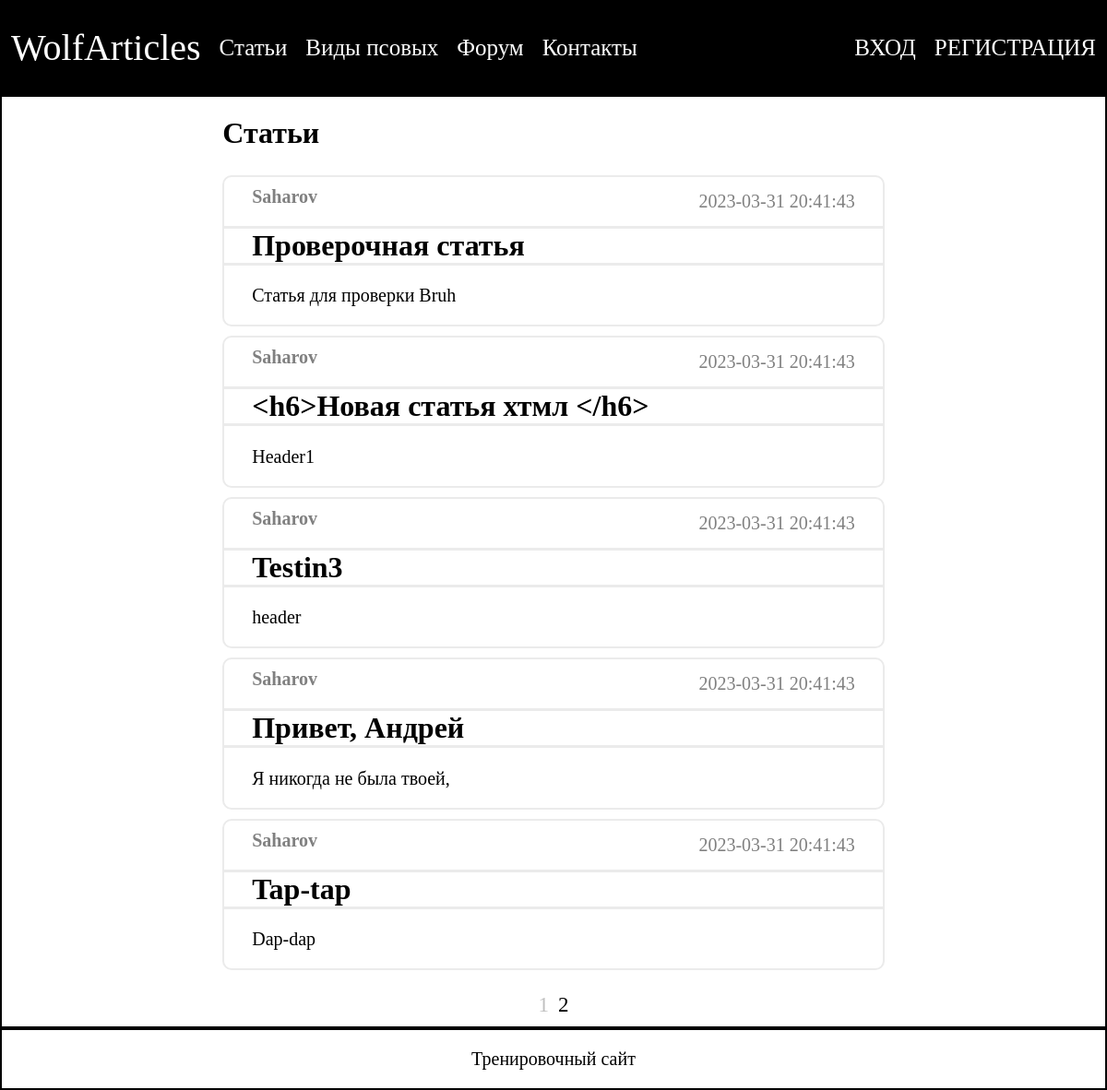
The app's page /articles.php with its own data.
### tables this page shows
CREATE TABLE `articles` (
  `id` int(11) NOT NULL,
  `name` tinytext,
  `author_id` int(11) DEFAULT NULL,
  `article_text` text NOT NULL,
  `date_time` datetime NOT NULL DEFAULT CURRENT_TIMESTAMP
);

### scripts/create_articles_block.php (the view, shortened to what this page needs)
<?php
function clear_html($text)
{
    $regex = "/$.*/ms";
    $text = preg_replace($regex, "", $text);
    $regex = "/<.*>/U";
    $text = preg_replace($regex, "", $text);
    return $text;
}
?>
<div class="articles_block">
    <div class="articles">
        <?php foreach($result as $row)
        {?>
            <div class = "article">
                <div class="article_info">
                    <h4 class="article_author"><?php echo $row["author_name"]; ?></h4>
                    <p class="date_time"><?php echo $row["date_time"]; ?></p>
                </div>
                <h1><a href="/wolf_articles/show_article.php?id=<?php echo $row["id"]; ?>"><?php echo htmlentities($row["name"]) ?></a></h1>
                <p><?php
                $art_text = clear_html($row["article_text"]);
                if(strlen($art_text) > 1000)
                {
                    echo mb_strimwidth($art_text, 0, 1000, "...");
                }else{
                    echo $art_text;
                }
                ?></P>
            </div>
        <?php } ?>
    </div>
    <?php
    include_once 'create_pages.php'; ?>
</div>

### styles/main.css (style rules this page uses)
html, body { height: 100%; margin: 0; font-family: 'Calibri', Times, serif; }
p { font-size: 20px; }
body { display: grid; grid-template-columns: 1fr; grid-template-rows: auto 1fr auto; grid-template-areas: "header" "content" "footer"; }

### styles/content.css (style rules this page uses)
.articles, .canines, .forums { position: relative; height: 100%; }
.articles, .canines, .forums, .canines_block, .articles_block, .forums_block, #forum_block, .content, .canine .block_name, #article_creation, #article_creation > #text_block, #forum_creation > #description_block, .profile_name_block, .edit_links, #edit_entry, #edit_entry > #text_block, .input_form, .center_block, .data_block, .error_possible, #change_block, .border { display: flex; flex-direction: column; }
.canine a, .article_info, .result > .item, .image, .info, .message_info, #forum_info, .pages, .data_input { display: flex; flex-direction: row; }
.canines_block, .articles_block, .forums_block, #forum_block { justify-content: space-between; height: 100%; }
.page, :is(.article, .forum, .canine) a, .result > .item a, #change_name { color: black; text-decoration: none; }
.article, .canine, .forum, .forum_theme, .message, .fact, .result, .input_form, .border { border: 2px; border-style: solid; border-radius: 10px; border-color: rgb(235,235,235); margin-top: 5px; margin-bottom: 5px; }
.article h1 { border: 2px; border-top: solid; border-bottom: solid; border-color: rgb(235,235,235); margin-top: 5px; }
:is(.article, .forum, .canine, .result > .item) a, #change_name { transition: 0.2s linear; }
:is(:is(.article, .canine, .forum, .result > .item, .page) a, #change_name):hover { color: rgb(255,168,18); }
.article p, #article_text { font-size: 20px; margin-top: 5px; }
.canine a, .article_info, .result > .item, .data_input { justify-content: space-between; }
.forum_theme :is(h1, p), .comment_message, .message_info, .forum > .info, .article :is(h4, p), .forum .name, .article h1, .result > .item { padding-left: 30px; padding-right: 30px; }
.comment_name, .comment_date, #author_name, .article_author, .date_time, #creation_date_time { padding-top: 10px; padding-bottom: 10px; font-size: 20px; color: rgb(128,128,128); margin: 0; }

### records on screen
articles: author_name "Saharov", date_time "2023-03-31 20:41:43", name "Проверочная статья", article_text "Статья для проверки Bruh"
articles: author_name "Saharov", date_time "2023-03-31 20:41:43", name "<h6>Новая статья хтмл </h6>", article_text "Header1"
articles: author_name "Saharov", date_time "2023-03-31 20:41:43", name "Testin3", article_text "header"
articles: author_name "Saharov", date_time "2023-03-31 20:41:43", name "Привет, Андрей", article_text "Я никогда не была твоей,"
articles: author_name "Saharov", date_time "2023-03-31 20:41:43", name "Tap-tap", article_text "Dap-dap"
